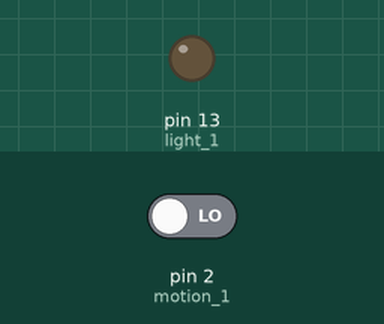
This sketch was run on a simulated Arduino Uno, built with avr-gcc and run on an emulated ATmega328P. Shown: output pins drawn as LEDs (lit = HIGH). Dashed ring = blinking. Inputs (shaded band) come from the test bench; at power-on: pin 2 (motion_1) LOW.

Above: at 3.8 s.
3.9 s: pin 2 (motion_1) driven HIGH
At 4.4 s:
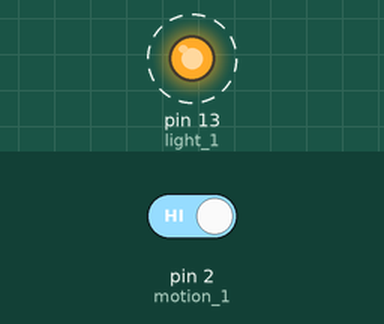
8.1 s: pin 2 (motion_1) driven LOW
At 9.6 s:
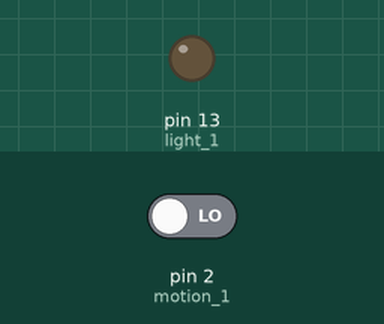
Timing chart, 0 to 11.1 s (numbered marks = the images above; inputs shaded):
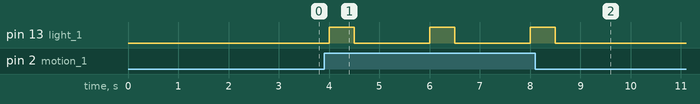

Measured:
- after the input at 3.9 s, pin 13 (light_1): alternates HIGH for 0.50 s and LOW for 1.5 s, starting after 0.10 s
- after the input at 8.1 s, pin 13 (light_1): goes on until 8.5 s, then stays LOW

The sketch:

weird_pir.ino
```cpp
int motion_1 = 2;
int light_1 = 13;

void setup() {
  pinMode (motion_1,INPUT);
  pinMode (light_1, OUTPUT);
}

void loop() {
  digitalWrite (light_1,LOW);
  delay(1000); //this delay is to let the sensor settle down before taking a reading
  int sensor_1 = digitalRead(motion_1);
  if (sensor_1 == HIGH){
    digitalWrite(light_1,HIGH);
    delay(500);
    digitalWrite(light_1,LOW);
    delay(500);
  }
}
```
